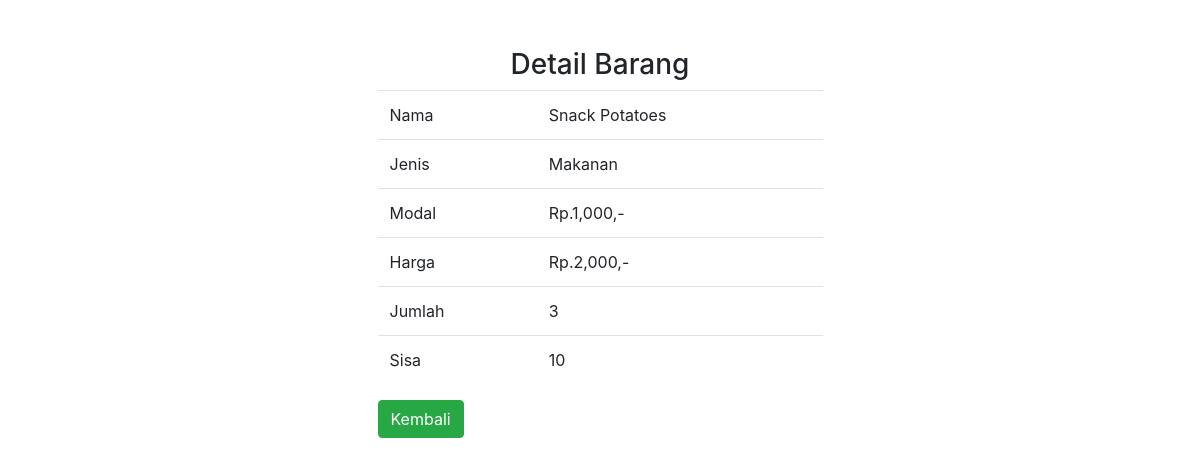
/interface/detail_barang.php?id=35 (signed in), run on the app's committed database.
### tables this page shows
CREATE TABLE `barang` (
  `id` int(11) NOT NULL,
  `nama` text NOT NULL,
  `jenis` text NOT NULL,
  `modal` int(11) NOT NULL,
  `harga` int(11) NOT NULL,
  `jumlah` int(11) NOT NULL,
  `sisa` int(11) NOT NULL
);

### interface/detail_barang.php (the view, shortened to what this page needs)
<?php
    include 'koneksi.php';
?>
<!DOCTYPE html>
 <html>
 <head>
	<link rel="stylesheet" href="dist/css/bootstrap.min.css">
	<link rel="stylesheet" href="fontawesome/css/all.css">
 </head>
 <body>
 <div class="container">
 	<div class="row justify-content-md-center my-5">
     <div class="col-md-5">
        <h3 align="center">Detail Barang</h3>
        <?php
        $id_brg=mysqli_real_escape_string($koneksi, $_GET['id']);
        $det=mysqli_query($koneksi, "select * from barang where id='$id_brg'")or die(mysqli_error());
        while($d=mysqli_fetch_array($det)){
            ?>
            <table class="table">
                <tr>
                    <td>Nama</td>
                    <td><?php echo $d['nama'] ?></td>
                </tr>
                <tr>
                    <td>Jenis</td>
                    <td><?php echo $d['jenis'] ?></td>
                </tr>
                <tr>
                    <td>Modal</td>
                    <td>Rp.<?php echo number_format($d['modal']); ?>,-</td>
                </tr>
                <tr>
                    <td>Harga</td>
                    <td>Rp.<?php echo number_format($d['harga']) ?>,-</td>
                </tr>
                <tr>
                    <td>Jumlah</td>
                    <td><?php echo $d['jumlah'] ?></td>
                </tr>
                <tr>
                    <td>Sisa</td>
                    <td><?php echo $d['sisa'] ?></td>
                </tr>
            </table>
            <?php
        }
        ?>
                <a href="home.php" class="btn btn-success">Kembali</a>
    </div>
    </div>
</div>
 </body>
 </html>

### data on the page
barang: nama "Snack Potatoes", jenis "Makanan", modal "1,000", harga "2,000", jumlah "3", sisa "10"
